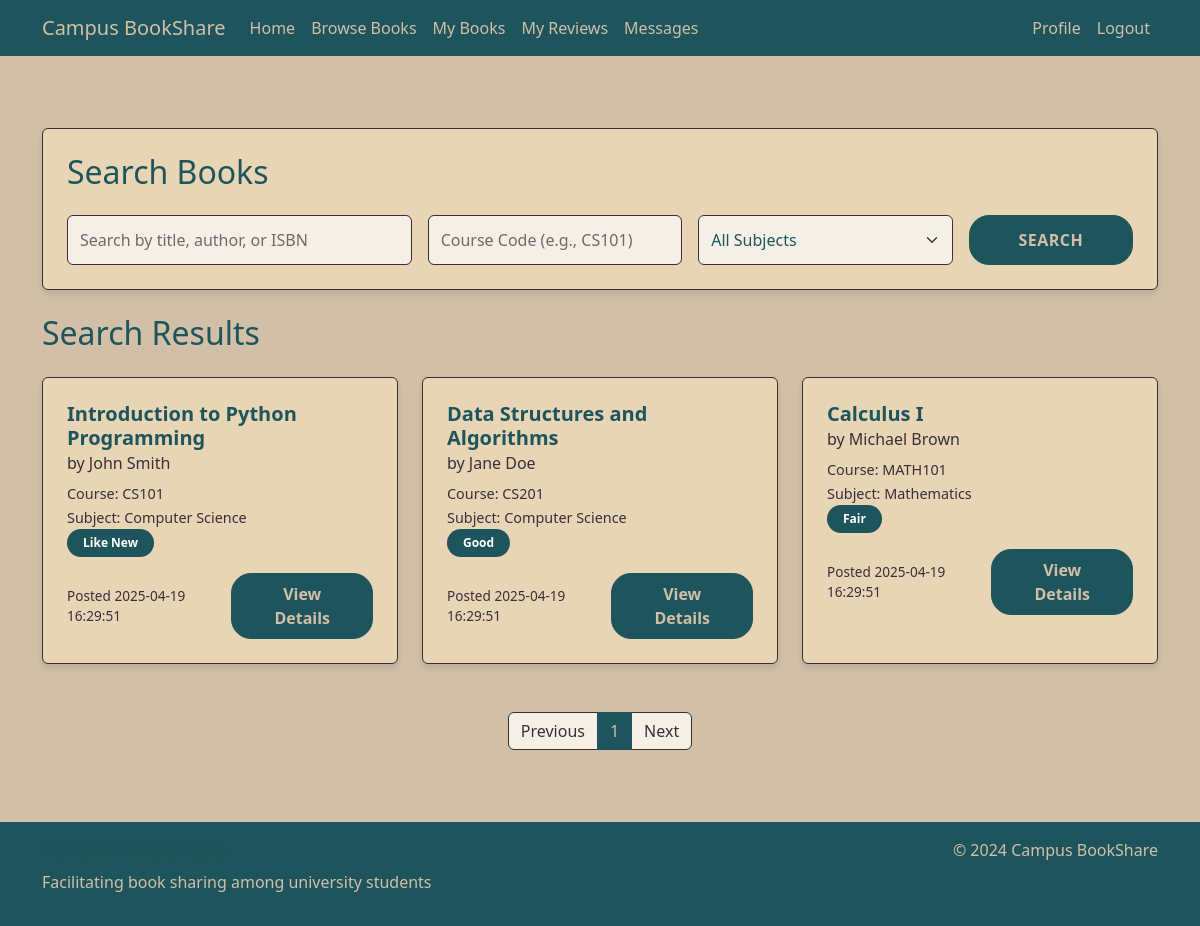
Page /search (signed in) on the committed database.
### tables this page shows
CREATE TABLE Books (
        book_id INTEGER PRIMARY KEY AUTOINCREMENT,
        user_id INTEGER,
        title TEXT NOT NULL,
        author TEXT,
        ISBN TEXT,
        subject TEXT,
        course_code TEXT,
        condition TEXT,
        availability TEXT NOT NULL,
        date_posted TEXT NOT NULL,
        FOREIGN KEY (user_id) REFERENCES Users(user_id)
    );

### app.py (the view)
@app.route('/search')
@login_required
def search():
    query = request.args.get('query', '').strip()
    course_code = request.args.get('course_code', '').strip()
    subject = request.args.get('subject', '').strip()
    page = request.args.get('page', 1, type=int)
    books, total_count = search_books(
        query=query if query else None,
        course_code=course_code if course_code else None,
        subject=subject if subject else None,
        page=page
    )
    pagination = {
        'page': page,
        'per_page': 9,
        'total': total_count,
        'pages': (total_count + 8) // 9,
        'has_prev': page > 1,
        'has_next': page * 9 < total_count,
        'prev_num': page - 1,
        'next_num': page + 1,
        'iter_pages': lambda: range(1, ((total_count + 8) // 9) + 1)
    }
    return render_template(
        'search_results.html',
        books=books,
        query=query,
        course_code=course_code,
        subject=subject,
        pagination=pagination
    )

### app.py (called while the page is built)
def get_db_connection():
    conn = sqlite3.connect('database.db')
    conn.row_factory = sqlite3.Row
    return conn

def login_required(f):
    @wraps(f)
    def decorated_function(*args, **kwargs):
        if 'user_id' not in session:
            flash('Please log in to access this page.', 'warning')
            return redirect(url_for('login'))
        return f(*args, **kwargs) # Returns original function if logged in
    return decorated_function

### templates/search_results.html (shortened to what this page needs)
{% extends "base.html" %}
{% block content %}
<div class="container py-4 content">
    <div class="row mb-4">
        <div class="col-12">
            <div class="card">
                <div class="card-body">
                    <h2 class="section-title mb-4">Search Books</h2>
                    <form action="{{ url_for('search') }}" method="GET" class="search-form">
                        <div class="row g-3">
                            <div class="col-md-4">
                                <div class="form-group">
                                    <input type="text" class="form-control" name="query" placeholder="Search by title, author, or ISBN" value="{{ request.args.get('query', '') }}">
                                </div>
                            </div>
                            <div class="col-md-3">
                                <div class="form-group">
                                    <input type="text" class="form-control" name="course_code" placeholder="Course Code (e.g., CS101)" value="{{ request.args.get('course_code', '') }}">
                                </div>
                            </div>
                            <div class="col-md-3">
                                <div class="form-group">
                                    <select class="form-select" name="subject">
                                        <option value="">All Subjects</option>
                                    </select>
                                </div>
                            </div>
                            <div class="col-md-2">
                                <button type="submit" class="btn btn-primary w-100">Search</button>
                            </div>
                        </div>
                    </form>
                </div>
            </div>
        </div>
    </div>
    <div class="row">
        <div class="col-12">
            <h2 class="section-title mb-4">
                Search Results
            </h2>
            {% if books %}
            <div class="row">
                {% for book in books %}
                <div class="col-md-4 mb-4">
                    <div class="card h-100">
                        <div class="card-body">
                            <h5 class="card-title book-title">{{ book.title }}</h5>
                            <h6 class="card-subtitle mb-2 book-subtitle">by {{ book.author }}</h6>
                            <p class="card-text">
                                <small class="book-meta">Course: {{ book.course_code }}</small><br>
                                <small class="book-meta">Subject: {{ book.subject }}</small><br>
                                <span class="badge bg-primary">{{ book.condition }}</span>
                            </p>
                            <div class="d-flex justify-content-between align-items-center">
                                <span class="book-date">Posted {{ book.date_posted }}</span>
                                <a href="{{ url_for('view_book', book_id=book.book_id) }}" class="btn btn-primary">View Details</a>
                            </div>
                        </div>
                    </div>
                </div>
                {% endfor %}
            </div>
            {% if pagination %}
            <nav aria-label="Search results pagination" class="mt-4">
                <ul class="pagination justify-content-center">
                    {% if pagination.has_prev %}
                    <li class="page-item">
                        <a class="page-link" href="{{ url_for('search', page=pagination.prev_num, query=query, course_code=course_code, subject=subject) }}">Previous</a>
                    </li>
                    {% else %}
                    <li class="page-item disabled">
                        <span class="page-link">Previous</span>
                    </li>
                    {% endif %}
                    {% for page in pagination.iter_pages() %}
                        {% if page %}
                            {% if page != pagination.page %}
                            <li class="page-item">
                                <a class="page-link" href="{{ url_for('search', page=page, query=query, course_code=course_code, subject=subject) }}">{{ page }}</a>
                            </li>
                            {% else %}
                            <li class="page-item active">
                                <span class="page-link">{{ page }}</span>
                            </li>
                            {% endif %}
                        {% else %}
                            <li class="page-item disabled">
                                <span class="page-link">...</span>
                            </li>
                        {% endif %}
                    {% endfor %}
                    {% if pagination.has_next %}
                    <li class="page-item">
                        <a class="page-link" href="{{ url_for('search', page=pagination.next_num, query=query, course_code=course_code, subject=subject) }}">Next</a>
                    </li>
                    {% else %}
                    <li class="page-item disabled">
                        <span class="page-link">Next</span>
                    </li>
                    {% endif %}
                </ul>
            </nav>
            {% endif %}
            {% else %}
            <div class="alert alert-info">
                No books found matching your search criteria.
            </div>
            {% endif %}
        </div>
    </div>
</div>
{% endblock %}

### static/css/style.css (style rules this page uses)
body { background-color: #D1BFA7; color: #1E555C; min-height: 100vh; display: flex; flex-direction: column; }
.btn-primary { background-color: #1E555C; border-color: #1E555C; color: #D1BFA7; font-weight: 600; padding: 0.5rem 1.5rem; border-radius: 20px; }
.card { background-color: #E8D5B5; border: 1px solid #3A2E39; box-shadow: 0 4px 6px rgba(0, 0, 0, 0.1); }
.card-body { color: #1E555C; padding: 1.5rem; }
.content { flex: 1; padding: 2rem 0; }
.form-control { background-color: #F5F0E6; border: 1px solid #3A2E39; color: #1E555C; }
h1, h2, h3, h4, h5, h6 { color: #1E555C; }
.book-title { color: #1E555C; font-weight: 600; margin-bottom: 0.5rem; }
.book-subtitle { color: #3A2E39; font-weight: 500; margin-bottom: 1rem; }
.book-meta { color: #3A2E39; font-size: 0.9rem; }
.book-date { color: #3A2E39; font-size: 0.85rem; }
.section-title { color: #1E555C; }
.badge.bg-primary { background-color: #1E555C !important; padding: 0.5rem 1rem; font-weight: 600; border-radius: 20px; }
.search-form .form-control, .search-form .form-select { background-color: #F5F0E6; border: 1px solid #3A2E39; color: #1E555C; padding: 0.75rem; font-size: 1rem; }
.search-form .form-control::placeholder { color: #3A2E39; opacity: 0.7; }
.search-form .form-select { color: #1E555C; }
.search-form .form-select option { background-color: #F5F0E6; color: #1E555C; }
.search-form .btn-primary { background-color: #1E555C; border-color: #1E555C; color: #D1BFA7; font-weight: 600; padding: 0.5rem 1.5rem; border-radius: 20px; height: 100%; text-transform: uppercase; letter-spacing: 0.5px; }
.pagination .page-link { color: #1E555C; background-color: #F5F0E6; border-color: #3A2E39; }
.pagination .page-item.active .page-link { background-color: #1E555C; border-color: #1E555C; color: #D1BFA7; }
.pagination .page-item.disabled .page-link { color: #3A2E39; background-color: #F5F0E6; border-color: #3A2E39; }

### rows in the picture
Books: title "Introduction to Python Programming", author "John Smith", course_code "CS101", subject "Computer Science", condition "Like New", date_posted "2025-04-19 16:29:51"
Books: title "Data Structures and Algorithms", author "Jane Doe", course_code "CS201", subject "Computer Science", condition "Good", date_posted "2025-04-19 16:29:51"
Books: title "Calculus I", author "Michael Brown", course_code "MATH101", subject "Mathematics", condition "Fair", date_posted "2025-04-19 16:29:51"

### other values in the picture
{{ page }} "1"
